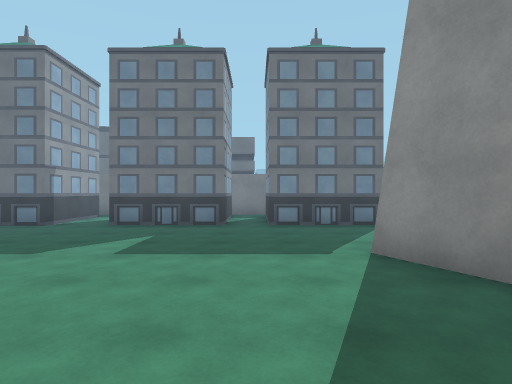
view 1 (above)

14 first-person views from a walk through a Unity game level. The camera is 1.4 m above the floor, looks level and sees 75° across. The floor is counted in squares, 2 m on a side. Each view is taken from the middle of a square. On the plan, view 1 faces up. The plan holds only what a view shows up to about 10 squares ahead; the rest is blank. The place goes on beyond the plan. The player is left out. Surface patterns are stand-ins for the level's own textures.

view 2
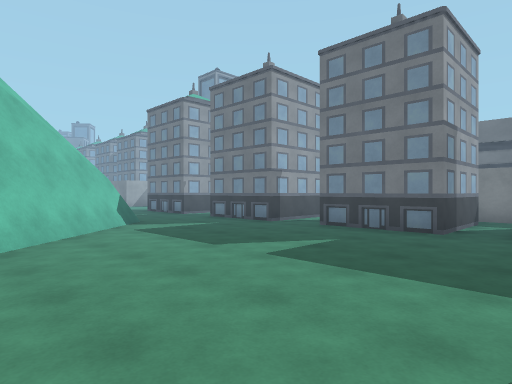

view 3
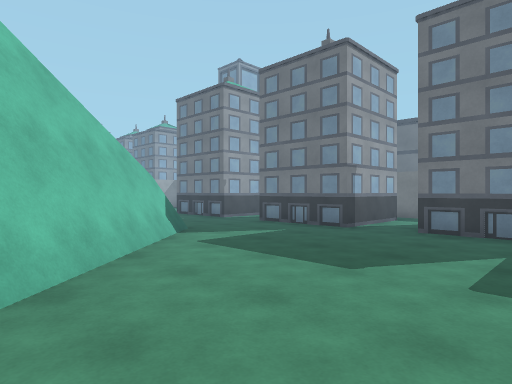

view 4
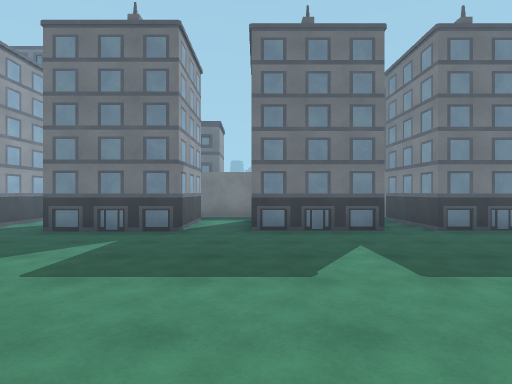

view 5
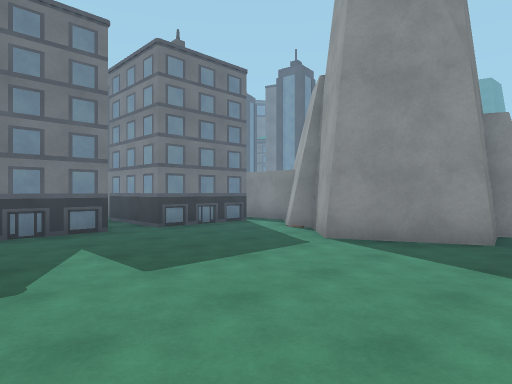

view 6
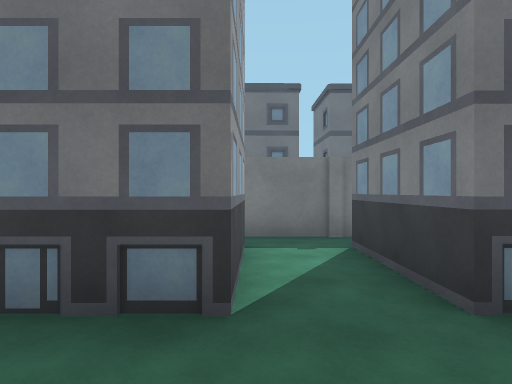

view 7
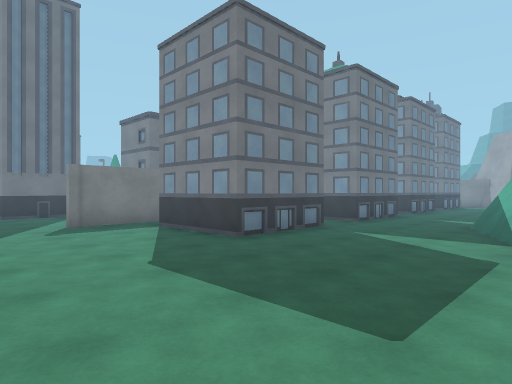

view 8
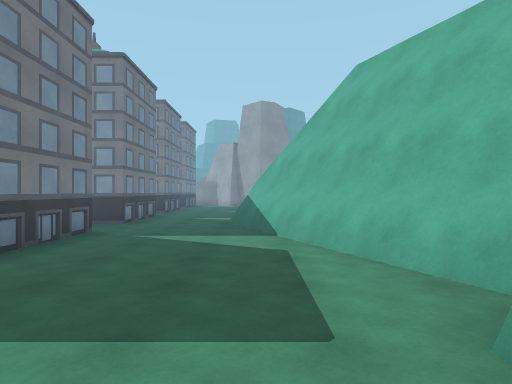

view 9
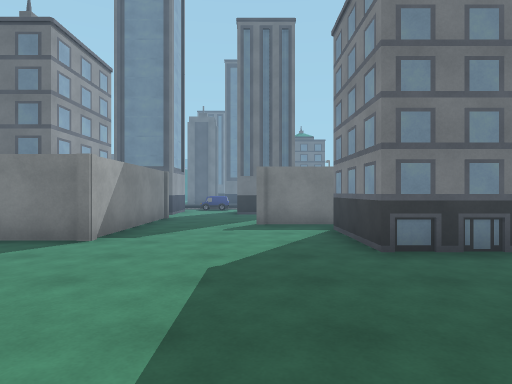

view 10
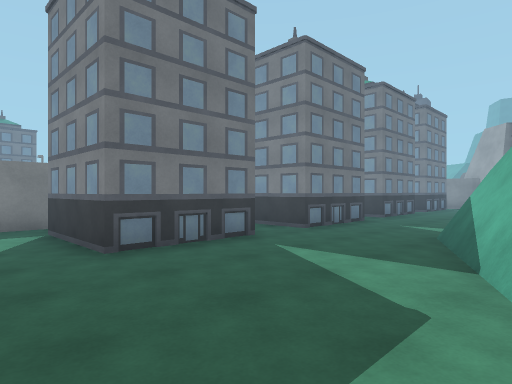

view 11
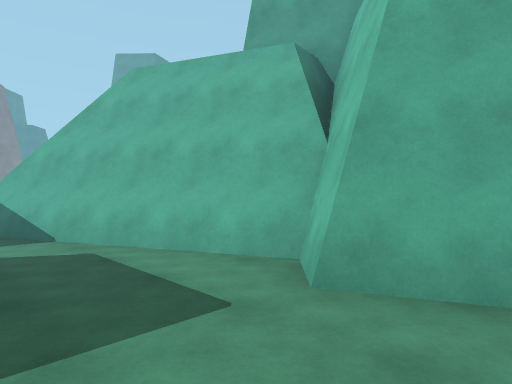

view 12
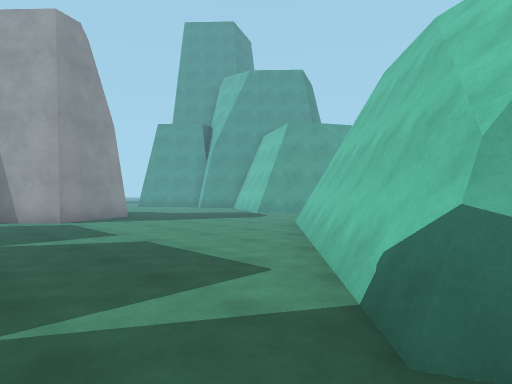

view 13
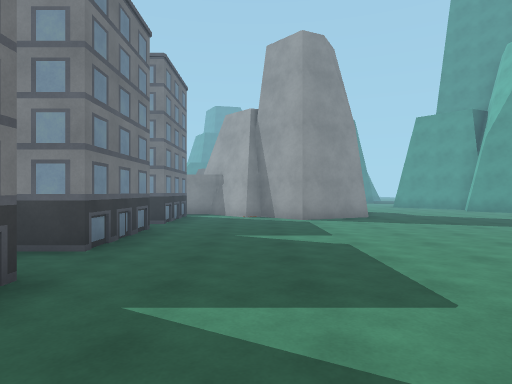

view 14
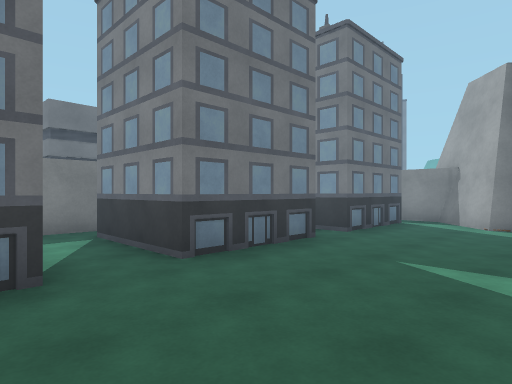

### Floor plan
Points are (right, up) in squares from view 1. A wall is a line through its corners. A room is listed if a view was taken in it or the views show most of it. See-through windows are left out.
Room 1 (views 1, 2, 3, 4, 5, 6, 12, 13, 14)
walls: (1.9, 2.7) (1.4, 3.8) (2.6, 4.9) (2.4, 5.3) (3.5, 6.3) (3.5, 7.9); (-3.3, 0.5) (-2.5, -0.4); (-0.7, 9.5) (-0.7, 6.9) (-3.1, 6.9) (-3.1, 9.5); (-4.4, 9.4) (-4.4, 6.9) (-6.8, 6.9) (-6.8, 9.4); (2.8, 6.9) (0.3, 6.9) (0.3, 9.5); (-2.8, 10.2) (-4.8, 10.2); (0.6, 10.2) (-0.9, 10.2); (-8, 3.5) (-6.6, 4.1) (-3.5, 0.7); (-8.1, 3.7) (-6.6, 4.4) (-2.3, -0.3); (-6.5, 10.2) (-8.2, 10.2); (-8.1, 9.1) (-8.1, 6.9) (-9.5, 6.9)
ways out: opening at (-8.5, 5.5) to room 2; opening at (1.7, 1)
Room 2 (views 7, 8, 9, 10, 11)
walls: (-9.5, 6.9) (-10.5, 6.9) (-10.5, 9.4); (-11.9, 2) (-8.1, 3.7); (-13.7, 2.3) (-12.7, 2.8) (-11.8, 1.8) (-8, 3.5); (-14.4, 9.5) (-14.4, 7.8); (-10, 10.2) (-12, 10.2)
ways out: opening at (-8.5, 5.5) to room 1; opening at (-12.5, 10)

Positions as (right, up) in squares from view 1, and headings:
1: (0, 0), facing up
2: (1, 1), facing up-left
3: (-1, 1), facing up-left
4: (-3, 1), facing up
5: (-3, 1), facing up-right
6: (-8, 5), facing up
7: (-14, 3), facing up-right
8: (-14, 4), facing right
9: (-12, 3), facing up
10: (-12, 3), facing up-right
11: (-14, 5), facing down-right
12: (-7, 6), facing down-right
13: (-7, 5), facing right
14: (-5, 4), facing up-right
